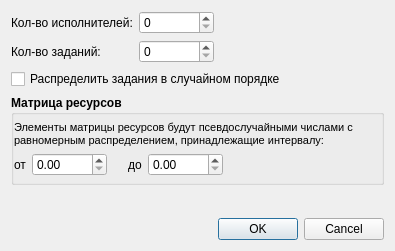
<?xml version="1.0" encoding="UTF-8"?>
<ui version="4.0">
 <class>NewScheduleDialog</class>
 <widget class="QDialog" name="NewScheduleDialog">
  <property name="geometry">
   <rect>
    <x>0</x>
    <y>0</y>
    <width>395</width>
    <height>251</height>
   </rect>
  </property>
  <property name="windowTitle">
   <string>Создание расписания</string>
  </property>
  <layout class="QGridLayout" name="gridLayout">
   <item row="0" column="0">
    <widget class="QLabel" name="label">
     <property name="text">
      <string>Кол-во исполнителей:</string>
     </property>
    </widget>
   </item>
   <item row="0" column="1">
    <widget class="QSpinBox" name="spinBoxProcCount">
     <property name="minimumSize">
      <size>
       <width>75</width>
       <height>0</height>
      </size>
     </property>
    </widget>
   </item>
   <item row="1" column="0">
    <widget class="QLabel" name="label_2">
     <property name="text">
      <string>Кол-во заданий:</string>
     </property>
    </widget>
   </item>
   <item row="1" column="1">
    <widget class="QSpinBox" name="spinBoxTaskCount">
     <property name="minimumSize">
      <size>
       <width>75</width>
       <height>0</height>
      </size>
     </property>
    </widget>
   </item>
   <item row="8" column="0" colspan="3">
    <widget class="QDialogButtonBox" name="buttonBox">
     <property name="orientation">
      <enum>Qt::Horizontal</enum>
     </property>
     <property name="standardButtons">
      <set>QDialogButtonBox::Cancel|QDialogButtonBox::Ok</set>
     </property>
    </widget>
   </item>
   <item row="7" column="0">
    <spacer name="verticalSpacer">
     <property name="orientation">
      <enum>Qt::Vertical</enum>
     </property>
     <property name="sizeHint" stdset="0">
      <size>
       <width>20</width>
       <height>40</height>
      </size>
     </property>
    </spacer>
   </item>
   <item row="5" column="0" colspan="3">
    <widget class="QGroupBox" name="groupBox">
     <property name="font">
      <font>
       <weight>75</weight>
       <bold>true</bold>
      </font>
     </property>
     <property name="title">
      <string>Матрица ресурсов</string>
     </property>
     <property name="flat">
      <bool>true</bool>
     </property>
     <layout class="QGridLayout" name="gridLayout_2">
      <property name="leftMargin">
       <number>0</number>
      </property>
      <property name="topMargin">
       <number>6</number>
      </property>
      <property name="rightMargin">
       <number>0</number>
      </property>
      <property name="bottomMargin">
       <number>6</number>
      </property>
      <item row="1" column="1">
       <widget class="QLabel" name="label_3">
        <property name="font">
         <font>
          <weight>50</weight>
          <bold>false</bold>
         </font>
        </property>
        <property name="text">
         <string>от</string>
        </property>
       </widget>
      </item>
      <item row="1" column="2">
       <widget class="QDoubleSpinBox" name="doubleSpinBoxResourceMin">
        <property name="minimumSize">
         <size>
          <width>75</width>
          <height>0</height>
         </size>
        </property>
        <property name="font">
         <font>
          <weight>50</weight>
          <bold>false</bold>
         </font>
        </property>
       </widget>
      </item>
      <item row="1" column="4">
       <widget class="QLabel" name="label_4">
        <property name="font">
         <font>
          <weight>50</weight>
          <bold>false</bold>
         </font>
        </property>
        <property name="text">
         <string>до</string>
        </property>
       </widget>
      </item>
      <item row="1" column="5">
       <widget class="QDoubleSpinBox" name="doubleSpinBoxResourceMax">
        <property name="minimumSize">
         <size>
          <width>75</width>
          <height>0</height>
         </size>
        </property>
        <property name="font">
         <font>
          <weight>50</weight>
          <bold>false</bold>
         </font>
        </property>
       </widget>
      </item>
      <item row="1" column="6">
       <spacer name="horizontalSpacer">
        <property name="orientation">
         <enum>Qt::Horizontal</enum>
        </property>
        <property name="sizeHint" stdset="0">
         <size>
          <width>40</width>
          <height>20</height>
         </size>
        </property>
       </spacer>
      </item>
      <item row="0" column="1" colspan="6">
       <widget class="QLabel" name="label_6">
        <property name="font">
         <font>
          <weight>50</weight>
          <bold>false</bold>
         </font>
        </property>
        <property name="text">
         <string>&lt;!DOCTYPE HTML PUBLIC &quot;-//W3C//DTD HTML 4.0//EN&quot; &quot;http://www.w3.org/TR/REC-html40/strict.dtd&quot;&gt;
&lt;html&gt;&lt;head&gt;&lt;meta name=&quot;qrichtext&quot; content=&quot;1&quot; /&gt;&lt;style type=&quot;text/css&quot;&gt;
p, li { white-space: pre-wrap; }
&lt;/style&gt;&lt;/head&gt;&lt;body style=&quot; font-family:'MS Shell Dlg 2'; font-size:8.25pt; font-weight:400; font-style:normal;&quot;&gt;
&lt;p style=&quot; margin-top:0px; margin-bottom:0px; margin-left:0px; margin-right:0px; -qt-block-indent:0; text-indent:0px;&quot;&gt;&lt;span style=&quot; font-size:8pt;&quot;&gt;Элементы матрицы ресурсов будут псевдослучайными числами с равномерным распределением, принадлежащие интервалу:&lt;/span&gt;&lt;/p&gt;&lt;/body&gt;&lt;/html&gt;</string>
        </property>
        <property name="wordWrap">
         <bool>true</bool>
        </property>
       </widget>
      </item>
      <item row="1" column="3">
       <spacer name="horizontalSpacer_3">
        <property name="orientation">
         <enum>Qt::Horizontal</enum>
        </property>
        <property name="sizeType">
         <enum>QSizePolicy::Fixed</enum>
        </property>
        <property name="sizeHint" stdset="0">
         <size>
          <width>9</width>
          <height>20</height>
         </size>
        </property>
       </spacer>
      </item>
     </layout>
    </widget>
   </item>
   <item row="0" column="2">
    <spacer name="horizontalSpacer_2">
     <property name="orientation">
      <enum>Qt::Horizontal</enum>
     </property>
     <property name="sizeHint" stdset="0">
      <size>
       <width>40</width>
       <height>20</height>
      </size>
     </property>
    </spacer>
   </item>
   <item row="2" column="0" colspan="3">
    <widget class="QCheckBox" name="checkBoxArrangeTasksRandomly">
     <property name="text">
      <string>Распределить задания в случайном порядке</string>
     </property>
    </widget>
   </item>
  </layout>
 </widget>
 <resources/>
 <connections>
  <connection>
   <sender>buttonBox</sender>
   <signal>accepted()</signal>
   <receiver>NewScheduleDialog</receiver>
   <slot>accept()</slot>
   <hints>
    <hint type="sourcelabel">
     <x>248</x>
     <y>254</y>
    </hint>
    <hint type="destinationlabel">
     <x>157</x>
     <y>274</y>
    </hint>
   </hints>
  </connection>
  <connection>
   <sender>buttonBox</sender>
   <signal>rejected()</signal>
   <receiver>NewScheduleDialog</receiver>
   <slot>reject()</slot>
   <hints>
    <hint type="sourcelabel">
     <x>316</x>
     <y>260</y>
    </hint>
    <hint type="destinationlabel">
     <x>286</x>
     <y>274</y>
    </hint>
   </hints>
  </connection>
 </connections>
</ui>
